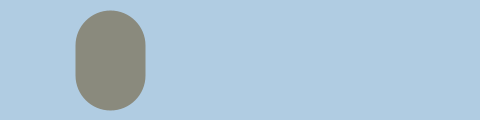
Frame 1 (no input)
Frame 60 (the mouse pressed at the canvas centre just before this capture): identical to frame 1, image omitted
Frame 120 (the mouse held since frame 60 and released just before this capture): identical to frame 1, image omitted

The Processing sketch that drew this single still picture (run headless with seeded random() and noise(); from frame 60 on, the mouse is pressed at the canvas centre):

// Processing sketch: Ex_09_03a
// ── Ex_09_03a.pde
// Dibujado de un búho

void setup() {
  size(480, 120);              // Tamaño del lienzo
}

void draw() {
  background(176, 204, 226);  // Fondo
  // Mueve el origen de (0,0) a 110 coordenadas a la derecha y
  // 110 coordenadas hacia abajo. Ahora el (0,0) está abajo.
  // --> En 'X', más positivo a la derecha
  // --> En 'Y', más positivo para abajo
  // Todo lo que continúa se hace relativo a la coordenada (0,0)
  translate(110, 110);        // Corrimiento
  stroke(138, 138, 125);      // Color del lápiz
  strokeWeight(70);           // Grosor del lápiz
  
  line(0, -35, 0, -65);       // Cuerpo 
  noStroke();
  
  
  /*
  fill(255);
  ellipse(-17.5, -65, 35, 35); // Domo del ojo izquierdo
  ellipse(17.5, -65, 35, 35);  // Domo del ojo derecho 
  arc(0, -65, 70, 70, 0, PI);  // Barbilla
  fill(51, 51, 30);
  
  ellipse(-14, -65, 8, 8);     // Ojo izquierdo
  ellipse(14, -65, 8, 8);      // Ojo derecho
  quad(0, -58, 4, -51, 0, -44, -4, -51); // Pico
  */
}
